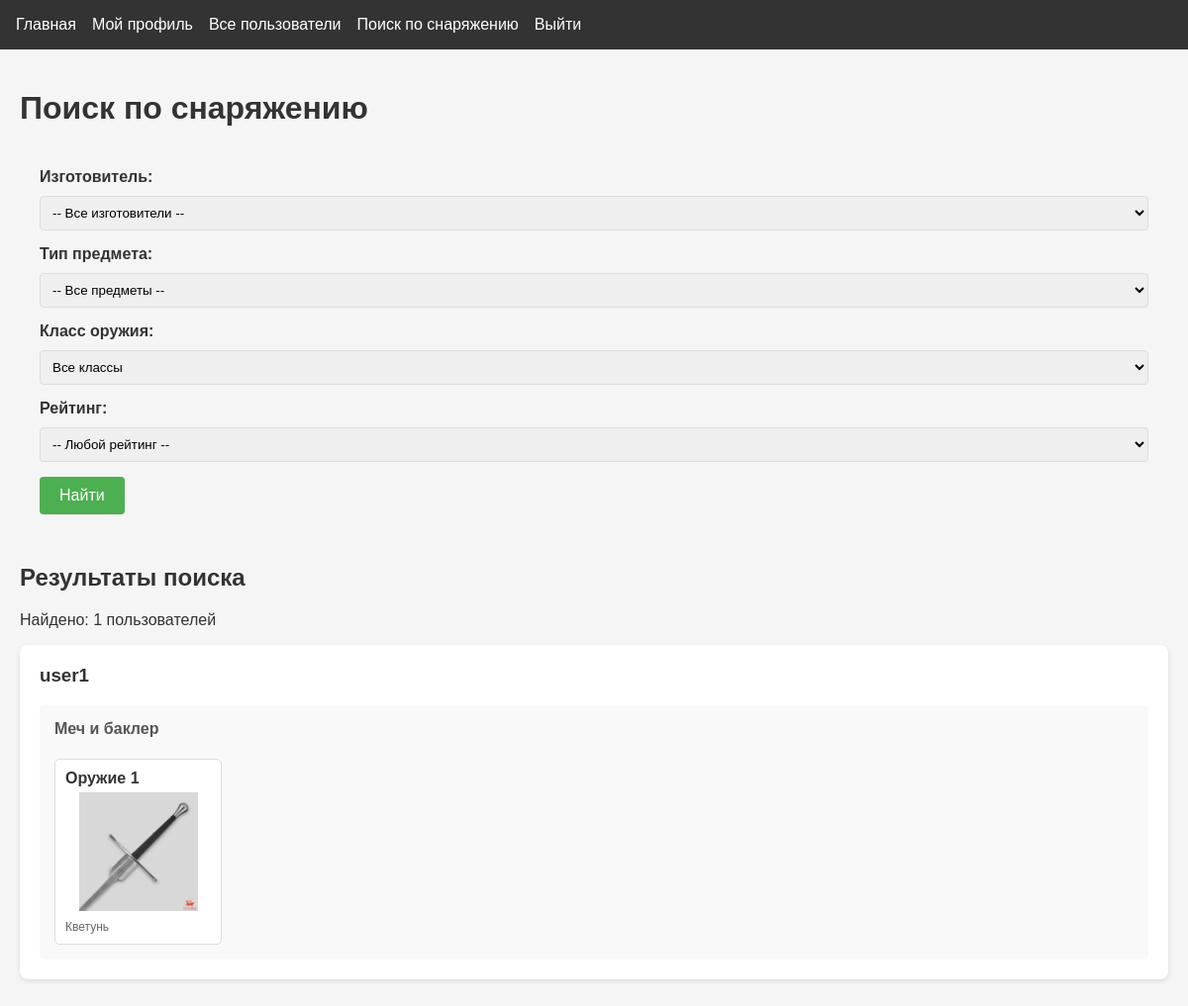
/search (signed in), run on an earlier commit of the app's database.
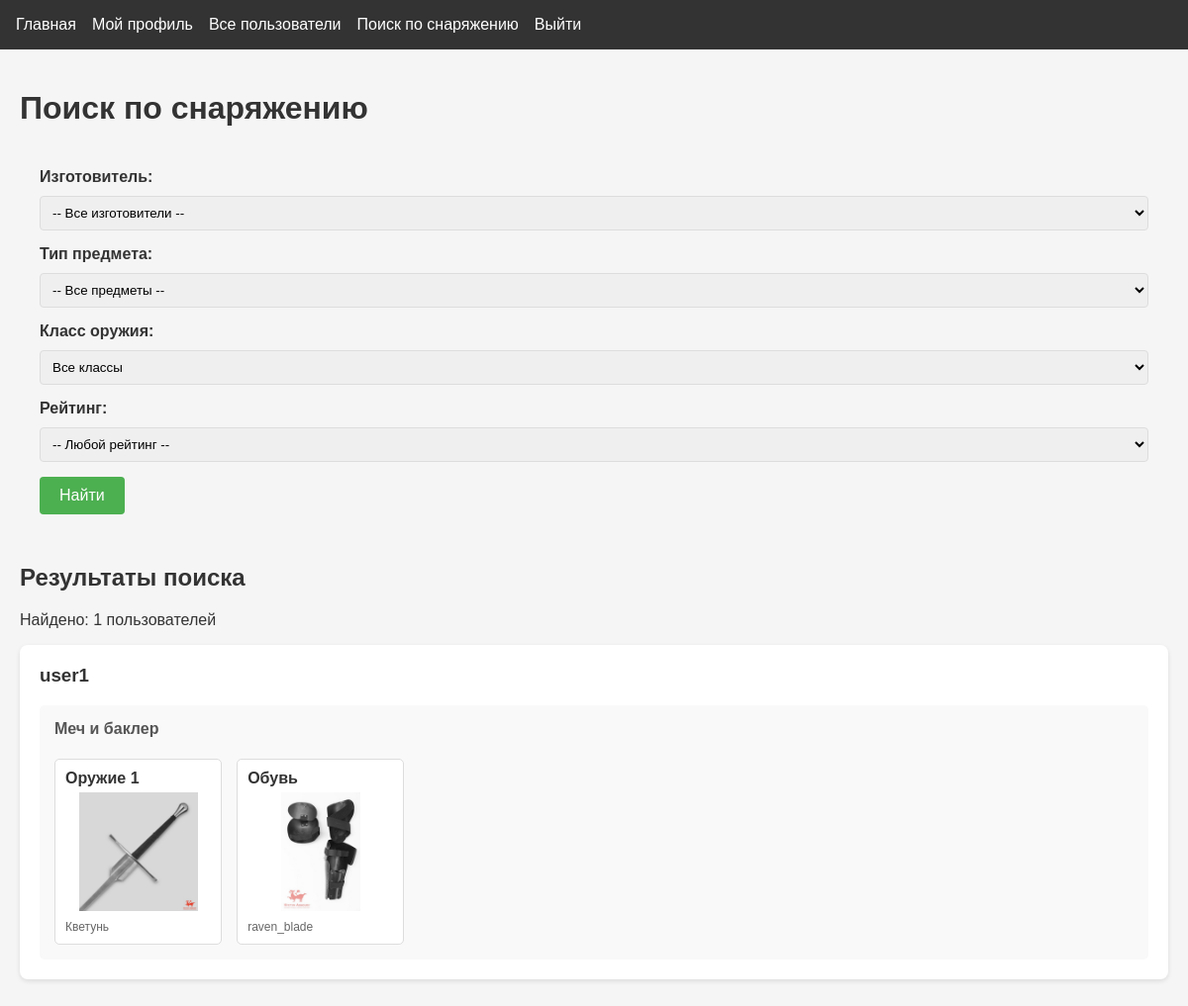
And on a later commit of the database.
### app.py (models this page shows)
class User(db.Model, UserMixin):
    id = db.Column(db.Integer, primary_key=True)
    username = db.Column(db.String(80), unique=True, nullable=False)
    password = db.Column(db.String(120), nullable=False)
    weapon_class = db.Column(db.String(20), default="sword_buckler")
    age = db.Column(db.Integer)
    real_name = db.Column(db.String(100))
    has_longsword = db.Column(db.Boolean, default=False)
    longsword_since = db.Column(db.Date)
    has_rapier = db.Column(db.Boolean, default=False)
    rapier_since = db.Column(db.Date)
    has_sabre = db.Column(db.Boolean, default=False)
    sabre_since = db.Column(db.Date)
    has_sword_buckler = db.Column(db.Boolean, default=False)
    sword_buckler_since = db.Column(db.Date)
    items = db.relationship(
        "InventoryItem", backref="user", lazy=True, cascade="all, delete-orphan"
    )

class InventoryItem(db.Model):
    id = db.Column(db.Integer, primary_key=True)
    user_id = db.Column(db.Integer, db.ForeignKey("user.id"), nullable=False)
    model = db.Column(db.String(20), default="none")  # изготовитель
    model_site = db.Column(db.Text)  # ссылка на изготовителя
    weapon_class = db.Column(db.String(20), default="all")  # 'all' или конкретный класс
    item_type = db.Column(db.String(20), nullable=False)
    image_paths = db.Column(db.Text)
    description = db.Column(db.Text)
    pros = db.Column(db.Text)
    cons = db.Column(db.Text)
    rating = db.Column(db.Integer)
    weight = db.Column(db.Float)  # вес
    length = db.Column(db.Float)  # длина
    balance_point = db.Column(db.Float)  # точка баланса
    point_perimeter = db.Column(db.Float)  # периметр пунты
    stiffness = db.Column(db.String(20))  # жесткость

### app.py (the view)
@app.route("/search")
@login_required
def user_search_equip():
    manufacturer = request.args.get("manufacturer", "")
    item_type = request.args.get("item_type", "")
    weapon_class = request.args.get("weapon_class", "all")
    rating_item = request.args.get("rating", "")
    users = User.query.order_by(User.username).all()
    results = []
    for user in users:
        query = InventoryItem.query.filter_by(user_id=user.id)
        if manufacturer:
            query = query.filter_by(model=manufacturer)
        if item_type:
            query = query.filter_by(item_type=item_type)
        if rating_item:
            query = query.filter_by(rating=rating_item)
        print(rating_item)
        if weapon_class != "all":
            query = query.filter(
                (InventoryItem.weapon_class == weapon_class) |
                (InventoryItem.weapon_class == "all")
            )
        items = query.all()
        if items:
            items_by_class = {}
            for item in items:
                if item.weapon_class not in items_by_class:
                    items_by_class[item.weapon_class] = []
                items_by_class[item.weapon_class].append(item)
            results.append({
                "user": user,
                "items_by_class": items_by_class
            })
    item_types = [
        "gorget", "head", "namasnik", "naplech", "torso",
        "ng", "brass", "lokti", "gloves", "sht",
        "pants", "shoes", "bag", "sword1", "sword2", "sword3"
    ]
    return render_template(
        "search.html",
        results=results,
        search_manufacturer=manufacturer,
        search_item_type=item_type,
        search_weapon_class=weapon_class,
        weapon_classes={
            "sword_buckler": "Меч и баклер",
            "longsword": "Длинный меч",
            "rapier_dagger": "Рапира и дага",
            "sabre": "Сабля",
            "all": "Все классы"
        },
        manufacturers=[
            ("Kvetun", "Кветунь"),
            ("Gold_Sokol", "Золотой сокол"),
            ("PBT", "PBT"),
            ("SPES", "SPES"),
            ("Foxtail", "Fox Tail"),
            ("Fencing_shop", "Fencing shop"),
            ("pangolins", "Панголины"),
            ("Raidu", "Raidu"),
            ("under_cover", "Under Cover"),
            ("ultima_ratio", "Ultima Ratio"),
            ("raven_blade", "RavenBlade"),
            ("PikeArmory", "Pike Armory")
        ],
        rating=[1,2,3,4,5],
        search_rating=rating_item,
        item_types=item_types
    )

### app.py (called while the page is built)
@login_manager.user_loader
def load_user(user_id):
    return User.query.get(int(user_id))

### templates/search.html (shortened to what the changed rows need)
{% extends "base.html" %}
{% block content %}
<div class="search-container">
    <h1>Поиск по снаряжению</h1>
    {% if results %}
    <div class="search-results">
        <h2>Результаты поиска</h2>
        {% for result in results %}
        <div class="user-result">
            <h3>
                <a href="{{ url_for('view_profile', username=result.user.username) }}">
                    {{ result.user.username }}
                </a>
            </h3>
            {% for weapon_class, items in result.items_by_class.items() %}
            <div class="weapon-class-section">
                <h4>{{ weapon_classes.get(weapon_class, weapon_class) }}</h4>
                <div class="items-grid">
                    {% for item in items %}
                    <div class="search-item" onclick="showTooltip(event)">
                        <div class="item-type">
                            {% if item.item_type == 'gorget' %} Горжет
                            {% elif item.item_type == 'namasnik' %} Намасник
                            {% elif item.item_type == 'head' %} Маска
                            {% elif item.item_type == 'naplech' %} Наплечники
                            {% elif item.item_type == 'sword1' %} Оружие 1
                            {% elif item.item_type == 'torso' %} Куртка
                            {% elif item.item_type == 'ng' %} Нагрудник
                            {% elif item.item_type == 'sht' %} Штаны
                            {% elif item.item_type == 'pants' %} Ноги
                            {% elif item.item_type == 'brass' %} Брассары
                            {% elif item.item_type == 'sword2' %} Оружие 2
                            {% elif item.item_type == 'bag' %} Сумка
                            {% elif item.item_type == 'lokti' %} Локти
                            {% elif item.item_type == 'gloves' %} Перчатки
                            {% elif item.item_type == 'sword3' %} Оружие 3
                            {% elif item.item_type == 'shoes' %} Обувь
                            {%else%} -
                            {% endif%}
                        </div>
                        {% if item.image_paths %}
                        <img src="{{ url_for('static', filename='uploads/' + item.image_paths.split(',')[0]) }}"
                             alt="{{ item.item_type }}"
                             data-description="{{ item.description }}"
                             data-pros="{{ item.pros }}"
                             data-cons="{{ item.cons }}"
                             data-model="{{ item.model }}"
                             data-rating="{{ item.rating }}"
                             data-images="{{ item.image_paths }}">
                        {% else %}
                        <div class="no-image">Нет изображения</div>
                        {% endif %}
                        <div class="item-model">
                            {% if item.model == "Kvetun" %}Кветунь
                            {% elif item.model == "Gold_Sokol" %}Золотой сокол
                            {% elif item.model == "PikeArmory" %}Pike Armory
                            {% else %}{{ item.model }}
                            {% endif %}
                        </div>
                    </div>
                    {% endfor %}
                </div>
            </div>
            {% endfor %}
        </div>
        {% endfor %}
    </div>
    {% elif request.args.get('manufacturer') or request.args.get('item_type') or request.args.get('weapon_class') %}
    <div class="no-results">
        <p>Ничего не найдено по вашему запросу.</p>
    </div>
    {% endif %}
</div>
{% endblock %}

What changed in the data, as far as the page shows it:
added InventoryItem: shows "Обувь", image_paths+item_type (picture), model "raven_blade", shown under "Меч и баклер"
